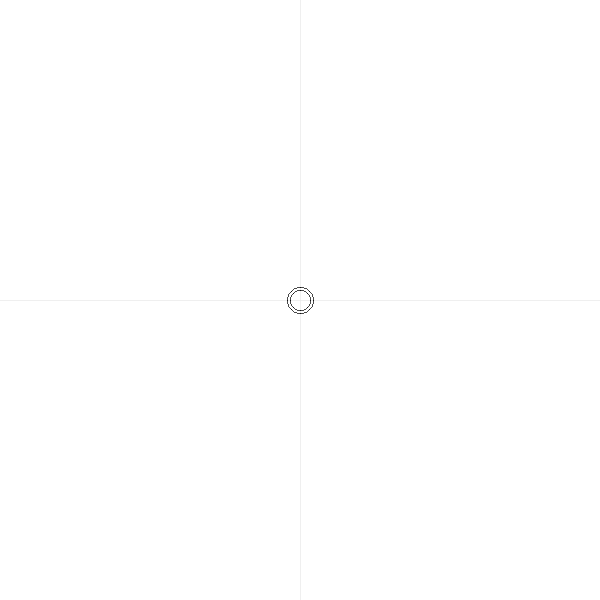
Frame 1 (no input)
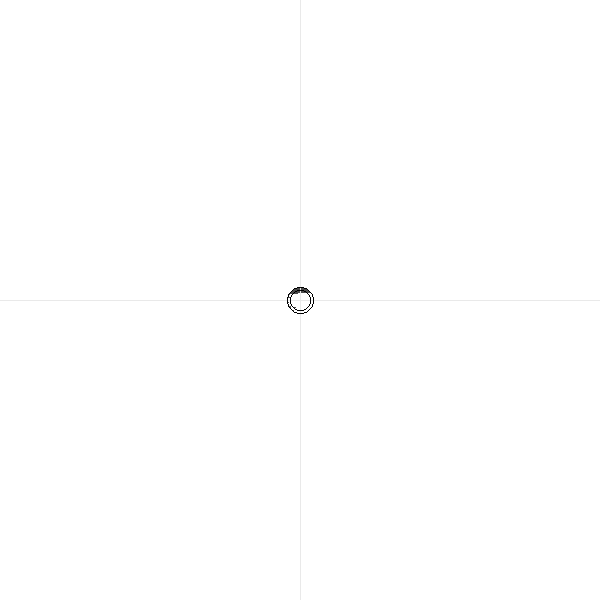
Frame 60 (the mouse pressed at the canvas centre just before this capture)
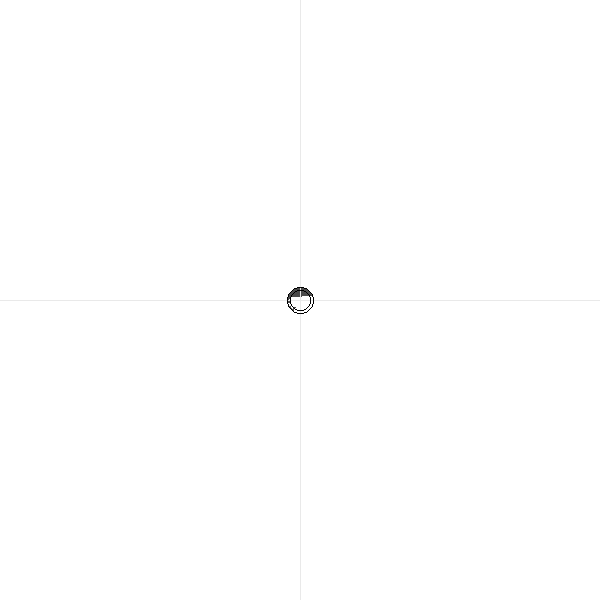
Frame 120 (the mouse held since frame 60 and released just before this capture)

The Processing sketch that drew these frames (run headless with seeded random() and noise(); from frame 60 on, the mouse is pressed at the canvas centre):

// Processing sketch: scanFill_fixed
// ── scanFill_fixed.pde
int tinggiCanvas=600;
int lebarCanvas=600;
int start=millis();
void setup(){
  size(600,600);
  background(255);
}

color merah = color (255,0,0);
color biru = color (0,0,255);
color hijau = color (0,255,0);
color hitam = color (0,0,0);
color kuning = color (244, 255, 30);
color putih = color (255,255,255);
color violet = color (255,0,255);

void draw(){
  garisBantu();
  //(titik tengah x, titik tengah y, jari-jari, ketebalan garis, warna fill);
  isiLingkaran(0,0,10,3,hitam,hitam);
}


void lingkarantebal(int x0, int y0, int r, int tebal, color f, color b){
    stroke(f);
    midpoint(x0, y0, r);
    stroke(b);
    midpoint(x0, y0, r+tebal);
}
 
void isiLingkaran(int x0, int y0, int r, int tebal, color fillcol, color boundcol){
    lingkarantebal(x0, y0, r, tebal, fillcol, boundcol);
    filling(boundcol,putih);
}
 
void filling(color fillcol, color back){
    int a1,a2;
    a1=0;a2=0;
    boolean stat1,stat2,stat3;
    stat1=false;stat2=false;stat3=false;
    for (int i=0; i<=600; i++){
        for (int j=0; j<=600; j++){
            if (get(j,i)==fillcol){
                stat1=true;
            }
            if ((get(j,i)==back)&&(stat1==true)){
                stat2=true;
                if (a1==0){
                    a1=j;
                }
            }
            if ((get(j,i)==fillcol)&&(stat2==true)){
                stat3=true;
                if (a2==0){
                    a2=j;
                }
            }
 
        }
        if (stat3==true){
            for (int k=a1;k<=a2;k++){
                if(millis()>start)
                {
                   start=millis();
                   stroke(fillcol);
                    point(k,i);
                }
            }
        }
        a1=0;a2=0;
        stat1=false;stat2=false;stat3=false;
    }
}
 
void midpoint(int x0, int y0, int r) {
    int P=1-r;
    int x=0;
    int y=r;
 
    plot(x0,y0,x,y);
    for (int xa=x; x<y;) {
 
        if (P<0)
        {
            x=x+1;
            P=P+2*x+1;
            plot(x0,y0,x,y);
        }
        else
        {
            x=x+1;
            y=y-1;
            P=P+(2*x)-(2*y)+1;
            plot(x0,y0,x,y);
        }
    }
}

void plot(int x0, int y0, int x, int y) {
    titik(x+x0, y+y0);
    titik(x+x0, -y+y0);
    titik(-x+x0, -y+y0);
    titik(-x+x0, y+y0);
    titik(y+x0, x+y0);
    titik(y+x0, -x+y0);
    titik(-y+x0, x+y0);
    titik(-y+x0, -x+y0);
}
void titik(int xxx, int yyy)
{
    point(xxx+(lebarCanvas/2), (yyy*-1)+(tinggiCanvas/2));
}


void garisBantu(){
  stroke(233,233,233);
  for(int z=0;z<lebarCanvas;z++){
    point(lebarCanvas/2,z);
    point(z,tinggiCanvas/2);
  }
  stroke(0,0,0);
}
